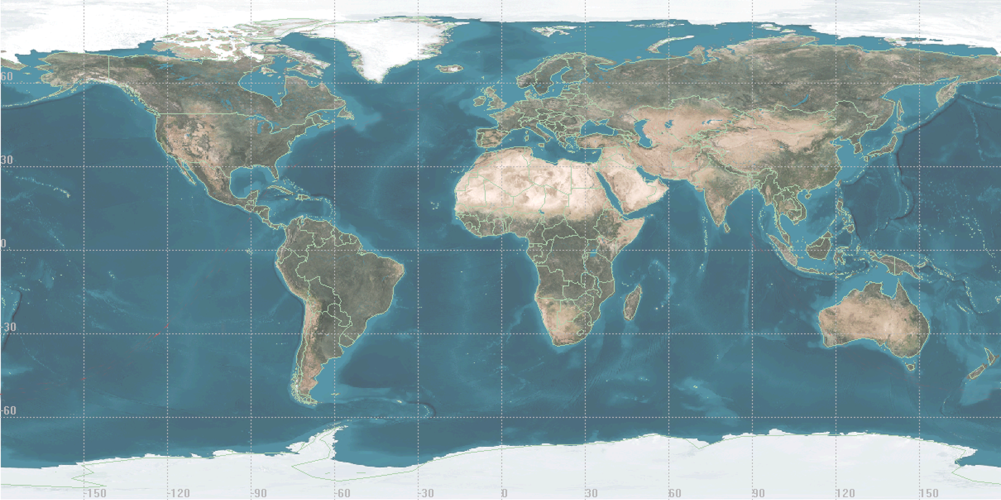
#> input picture include/flatMap.png, 2002 x 1000 px, found by its file name (shown at 1/2 size)
$ python orbital_sim_1.py
#> lines starting #> are read from the running program, lines starting #| are printed output that depends on the picture
import numpy as np
from scipy.integrate import solve_ivp
import matplotlib.pyplot as plt
#from mpl_toolkits.mplot3d import Axes3D
#import eci_to_ecef
#import vernal_equinox_calculation


## ~~~~~~~~~~ Constants Definitions ~~~~~~~~~~~~
PI = 3.14159265359
# Gravitational Constant
G = 6.67430e-11  # m^3 kg^-1 s^-2
# Earth's Mass
M = 5.972e24  # kg
# Earth's radius in meters
Re = 6.371e6  # Earth radius in meters


## ~~~~~~~~~~ Orbital Elements ~~~~~~~~~~~~
# Orbital Elements needed to define our orbit
altitude = 500e3  # 500 km converted to meters
i = np.radians(30)  # Inclination in radians, e.g., 28.5 degrees
a = Re + altitude # Calculate the semi-major axis
# non rotated initial position and velocity
r0 = [Re + altitude, 0, 0]  # 500 km orbit initial condition
# Calculate circular orbit velocity
v0 = [0, np.sqrt(G * M / (Re + altitude)), 0]  # Initial velocity in m/s
#number of orbits
n_orbits = 2  # Number of orbits to simulate
# Calculate the orbital period
T = 2 * np.pi * np.sqrt(a**3 / (G * M))

# Rotation matrix for inclination
def rotation_matrix(i):
    return np.array([
        [1, 0, 0],
        [0, np.cos(i), -np.sin(i)],
        [0, np.sin(i), np.cos(i)]
    ])

# Rotate initial position and velocity
r0 = np.dot(rotation_matrix(i), r0)
v0 = np.dot(rotation_matrix(i), v0)


## ~~~~~~~~~~ Orbital Dynamics ~~~~~~~~~~~~
def orbit_dynamics(t, y):
    r = np.sqrt(y[0]**2 + y[1]**2 + y[2]**2) # Calculate the magnitude of the radius vector
    # Calculate the gravitational acceleration vector
    acc = -G * M / r**2 * np.array([y[0], y[1], y[2]]) / r
    return [y[3], y[4], y[5], acc[0], acc[1], acc[2]]

# Time span for the simulation

# Calculate total simulation time in seconds
total_simulation_time = n_orbits * T

t_span = [0, total_simulation_time]  # 12 hours
y0 = np.concatenate((r0, v0))  # Correctly concatenate position and velocity vectors


## ~~~~~~~~~~ Solving Orbital Dynamics ~~~~~~~~~~~~
# Solve the differential equations
solution = solve_ivp(orbit_dynamics, t_span, y0, method='RK45', rtol=1e-6, atol=1e-9)


## ~~~~~~~~~~ Plotting Data (images, references) ~~~~~~~~~~~~
# Add in a representative Sphere for earth
phi, theta = np.linspace(0, 2 * np.pi, 100), np.linspace(0, np.pi, 100)
phi, theta = np.meshgrid(phi, theta)
x = Re * np.sin(theta) * np.cos(phi)
y = Re * np.sin(theta) * np.sin(phi)
z = Re * np.cos(theta)

# Flat Map Image dimensions
img_width = 2202
img_height = 1000

# Load the map image
map_img = plt.imread("flatMap.png")
#> map_img is the input picture: shape (1000, 2002, 4) float32; mean R, G, B, A 0.275, 0.423, 0.456, 0.706


## ~~~~~~~~~~ Plotting Data Conversions ~~~~~~~~~~~~

# Convert from cartesian coordinates to Lat-Lon
lat = np.arcsin(solution.y[2] / np.sqrt(solution.y[0]**2 + solution.y[1]**2 + solution.y[2]**2))
lon = np.arctan2(solution.y[1], solution.y[0])

# If we wish to account for earth's rotoation we can adjust here

# Assuming solution.t is the array of time points in seconds
# Convert times to hours for rotation calculation
times_hours = solution.t / 3600.0

# Earth's rotation speed in degrees per hour
rotation_speed_deg_per_hour = 360.0 / 24.0

# For each time point, calculate the Earth's rotational shift
earth_rotation_adjustment = (times_hours * rotation_speed_deg_per_hour)

# Adjust the longitude for Earth's rotation
# Ensure longitude remains within [-pi, pi] or [0, 2*pi] after adjustment
adjusted_lon = (lon - np.radians(earth_rotation_adjustment)) % (2 * np.pi)

# Convert adjusted_lon back to the range used for plotting if necessary
x_img = ((adjusted_lon + np.pi) % (2 * np.pi)) / (2 * np.pi) * img_width

# Map latitude to y coordinate using Mercator projection
y_img = (np.log(np.tan(PI / 4 + lat / 2)) / (2 * PI) + 0.5) * img_height
y_img = img_height - y_img  # Flip y-axis to match image coordinates


## ~~~~~~~~~~ Plotting ~~~~~~~~~~~~
# 3D plotting
fig = plt.figure()
ax = fig.add_subplot(111, projection='3d')
ax.plot(solution.y[0], solution.y[1], solution.y[2], label='Satellite Orbit', color='red')
ax.plot_surface(x, y, z, color='blue', edgecolor='none', alpha=0.3)
ax.set_xlabel('X Position (m)')
ax.set_ylabel('Y Position (m)')
ax.set_zlabel('Z Position (m)')
plt.title('3D Satellite Orbit Simulation')
plt.legend()
plt.show()
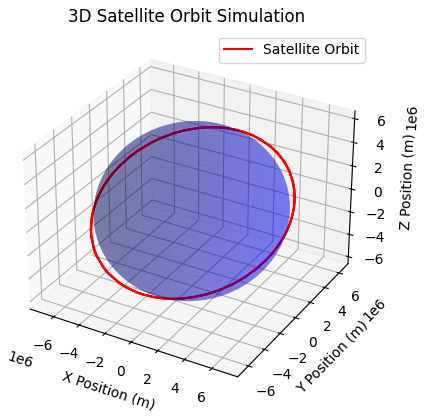
#> figure drawn by matplotlib, 1 panel


#2d Plotting
fig, ax = plt.subplots()
ax.imshow(map_img, extent=[0, img_width, 0, img_height])

def plot_orbit_segments(x, y, color='r'):
    # Initialize the first segment
#> called with x = array of shape (67,), y = array of shape (67,), color = 'r'
    current_segment_x = [x[0]]
    current_segment_y = [y[0]]

    for i in range(1, len(x)):
        # Check for wrap-around
        if np.abs(x[i] - x[i-1]) > img_width * 0.5:
            # Plot the current segment before wrap-around
            ax.plot(current_segment_x, current_segment_y, color)
            # Start a new segment
            current_segment_x = [x[i]]
            current_segment_y = [y[i]]
        else:
            # Continue accumulating points in the current segment
            current_segment_x.append(x[i])
            current_segment_y.append(y[i])

    # Plot the last segment
    ax.plot(current_segment_x, current_segment_y, color)

plot_orbit_segments(x_img, y_img, 'r')  # Use the function to plot orbit segments
#ax.scatter(x_img, y_img, color='r', s=1)  # 'r' for red

ax.set_xlim(0, img_width)
ax.set_ylim(0, img_height)
ax.set_xlabel('X Position (m)')
ax.set_ylabel('Y Position (m)')
plt.title('Satellite Orbit on Mercator Projection')
#plt.legend()
plt.show()
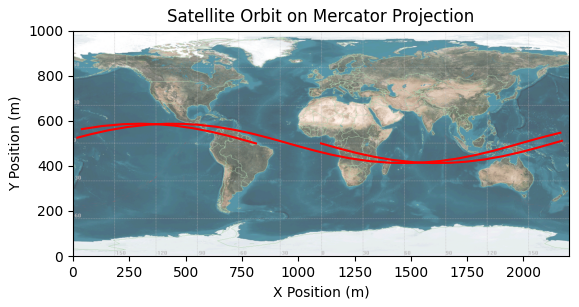
#> figure drawn by matplotlib, 1 panel
